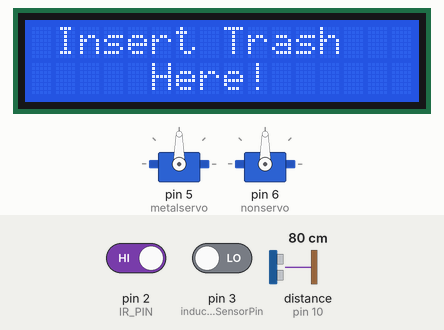
Recording of a sketch running on a simulated Arduino Uno, built with avr-gcc and run on an emulated ATmega328P. Shown: 16×2 character LCD, 2 × servo. Wiring (inferred from the names in the program): ultrasonic range finder: trigger pin 9; echo pin 10. Inputs (shaded band) come from the test bench; at power-on: pin 2 (IR_PIN) HIGH, pin 3 (inductiveSensorPin) LOW, distance to the obstacle (sensor on pin 10) 80 cm. The echo pulse lasts 58.3 µs per cm; what the sketch prints to the serial monitor is not drawn.

Above: at 1.2 s.
1.3 s: pin 2 (IR_PIN) driven LOW
At 3.1 s:
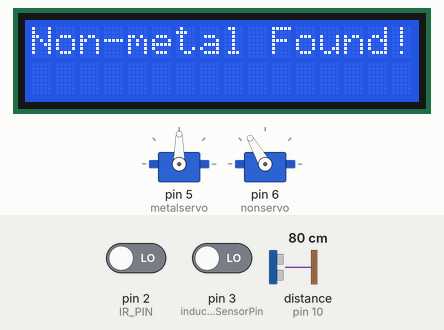
5.4 s: pin 3 (inductiveSensorPin) driven HIGH
At 6.5 s:
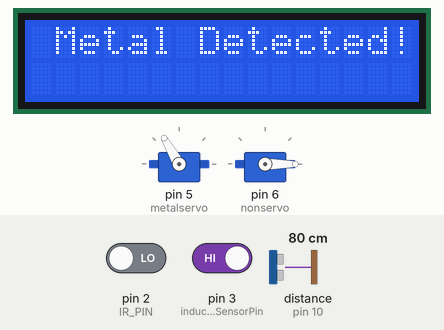
9.5 s: distance to the obstacle (sensor on pin 10) set to 17 cm
13.6 s: distance to the obstacle (sensor on pin 10) set to 13 cm
At 17.6 s:
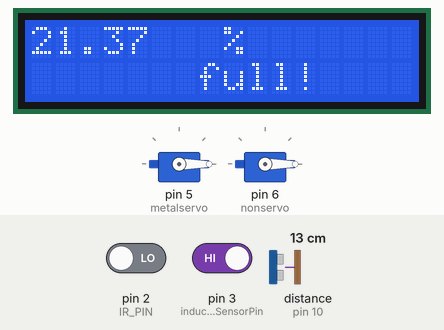
17.7 s: pin 3 (inductiveSensorPin) driven LOW
At 21.9 s:
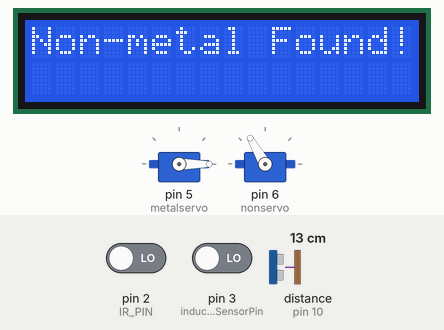
Timing chart, 0 to 22.8 s (numbered marks = the images above; inputs shaded):
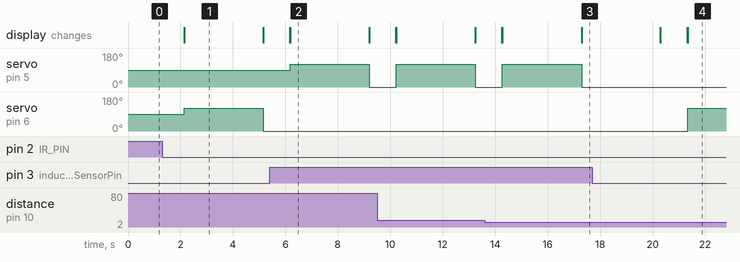

The sketch:

project_code.ino
```cpp
#include <Servo.h>
#include <LCD_I2C.h>

LCD_I2C lcd(0x27, 16, 2);
int IR_PIN = 2; // Define the digital pin for the IR sensor
const int inductiveSensorPin = 3; //But actual sensor attached to Pin4
Servo metalservo;  // create servo object to control a metal
Servo nonservo;
const int trigPin = 9;  // Trigger pin of the ultrasonic sensor
const int echoPin = 10; // Echo pin of the ultrasonic sensor

void setup() {
  lcd.begin();
  lcd.backlight();
  Serial.begin(9600); // Initialize serial communication for debugging
  pinMode(IR_PIN, INPUT); // Set the IR sensor pin as INPUT
  pinMode(inductiveSensorPin, INPUT);
  metalservo.attach(5);
  nonservo.attach(6);
  pinMode(trigPin, OUTPUT);
  pinMode(echoPin, INPUT);
}

void loop() {
  int sensorValue = digitalRead(IR_PIN); // Read the digital value from the IR sensor
  int metalValue = digitalRead(inductiveSensorPin);
  lcd.setCursor(1,0);
  lcd.print("Insert Trash");
  lcd.setCursor(5,1);
  lcd.print("Here!");


  digitalWrite(trigPin, LOW);
  delayMicroseconds(2);
  digitalWrite(trigPin, HIGH);
  delayMicroseconds(10);
  digitalWrite(trigPin, LOW);

  // Read the echo pulse duration in microseconds
  long duration = pulseIn(echoPin, HIGH);

  // Calculate distance in centimeters
  float distance_cm = duration * 0.034 / 2;

  if (metalValue == HIGH) {
    Serial.println("Metal detected!"); // Print a message when an obstacle is detected
    lcd.clear();
    lcd.setCursor(1,0);
    lcd.print("Metal Detected!");
    metalservo.write(120);
    delay(3000);
    lcd.clear();
    metalservo.write(0);

    if(distance_cm < 16){
      float diff_dist = 16 - distance_cm;
      if (diff_dist > 0.5){
          float full = (diff_dist/16)*100;
          Serial.println(full);
          lcd.clear();
          lcd.setCursor(0,0);
          lcd.print(full);
          lcd.setCursor(8,0);
          lcd.print("%");
          lcd.setCursor(7, 1);
          lcd.print("full!");
          delay(3000);
          lcd.clear();


      }

    }

  } else if((metalValue == LOW) &&(sensorValue == LOW)) {
    Serial.println("Non metal detected!"); // Print a message when no obstacle is detected
    lcd.clear();
    lcd.setCursor(0,0);
    lcd.print("Non-metal Found!");
    nonservo.write(120);
    delay(3000);
    lcd.clear();
    nonservo.write(0);

    if(distance_cm < 16){
      float diff_dist = 16 - distance_cm;
      if (diff_dist > 0.5){
          float full = (diff_dist/16)*100;
          Serial.println(full);
          lcd.clear();
          lcd.setCursor(0,0);
          lcd.print(full);
          lcd.setCursor(8,0);
          lcd.print("%");
          lcd.setCursor(7, 1);
          lcd.print("full!");
          delay(3000);
          lcd.clear();


      }

    }

  } else{
    Serial.println("Nothing there");
  }


  Serial.print("Distance: ");
  Serial.print(distance_cm);
  Serial.println(" cm");

  delay(1000); // Add a short delay to prevent rapid serial prints
}
```

Measured:
- the behaviour switches between 16 and 15 cm on distance to the obstacle (sensor on pin 10) (found by bisection; images 2 and 3)
- after the input at 1.3 s, servo on pin 6 (nonservo): 90° → 120° after 0.85 s, → 0° 3.0 s later; the display: changes after 0.85 s (image 1)
- after the input at 5.4 s, servo on pin 5 (metalservo): 90° → 120° after 0.80 s, → 0° 3.0 s later; servo on pin 6 (nonservo): stays 0° (without the input it goes to 120° after 0.80 s); the display: first differs from a run without the input after 0.80 s (image 2)
- after the input at 13.6 s, the display: first differs from a run without the input after 3.7 s (image 3)
- after the input at 17.7 s, servo on pin 5 (metalservo): stays 0° (without the input it goes to 120° after 3.6 s); servo on pin 6 (nonservo): 0° → 120° after 3.6 s; the display: first differs from a run without the input after 3.6 s (image 4)
- what the display in image 1 shows lasts 3.0 s, from 2.2 s to 5.2 s
